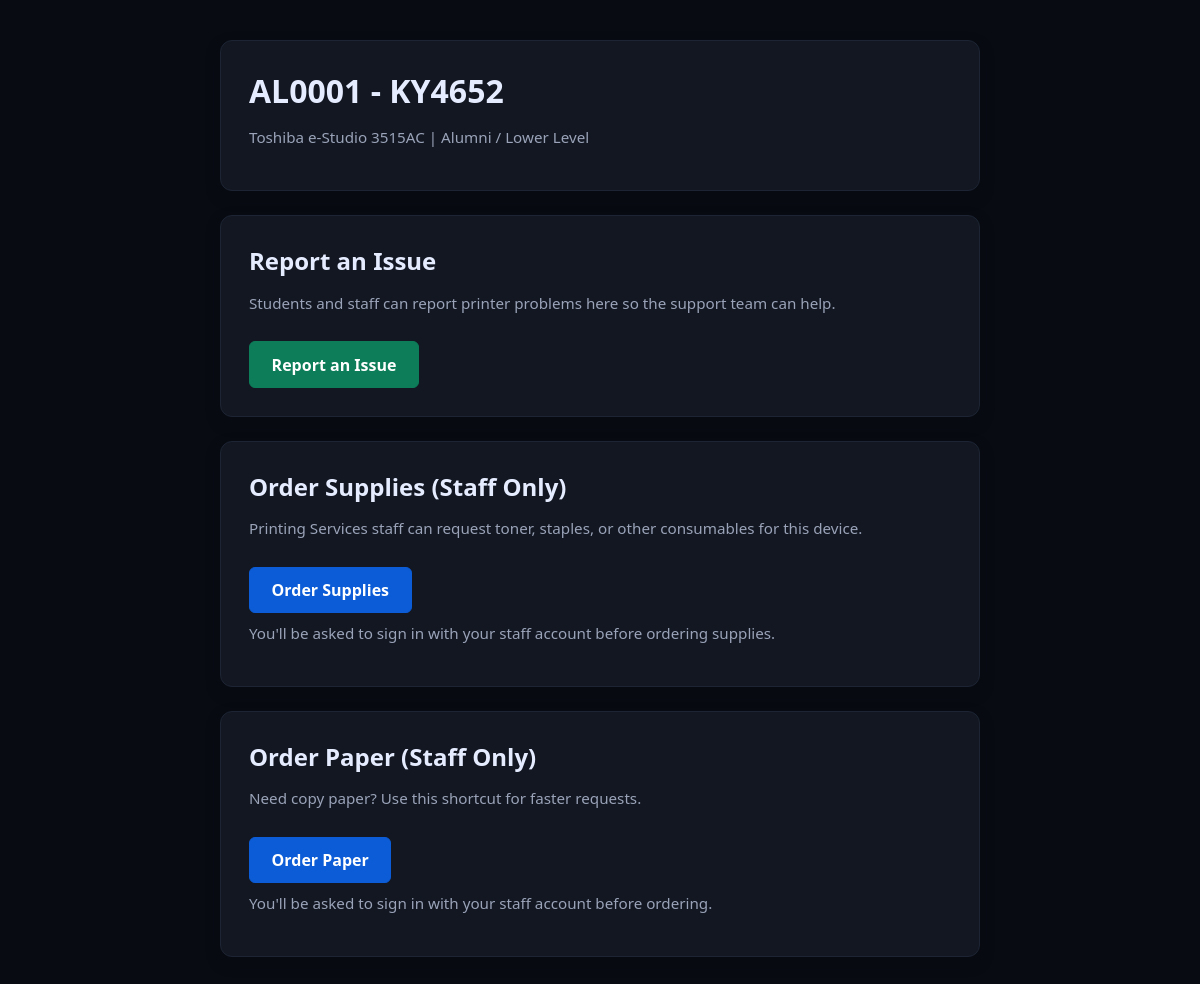
The app's page /p/jzgWqfcELTTH1yhK24v2Yj/ with its own data.
### tickets/models.py (models this page shows, shortened)
class Printer(models.Model):
    campus_label = models.CharField(
        max_length=80,
        help_text="College-specific unique label used for internal lookup."
    )
    asset_tag = models.CharField(
        max_length=50,
        help_text="Physical asset/inventory tag."
    )
    serial_number = models.CharField(
        max_length=100,
        null=True,
        blank=True,
        help_text="Device serial number (unique when known)."
    )
    make = models.CharField(max_length=80, help_text="Manufacturer, e.g., Toshiba, Lexmark")
    model = models.CharField(max_length=120, help_text="Model, e.g., e-STUDIO 3515AC, M3150")
    building = models.CharField(max_length=120, help_text="Building name, e.g., Hutchins Library")
    location_in_building = models.CharField(
        max_length=120,
        help_text="Room/area, e.g., 1st Floor Near Circulation"
    )
    group = models.ForeignKey(
        PrinterGroup,
        on_delete=models.SET_NULL,
        null=True,
        blank=True,
        related_name='printers',
        help_text="Logical grouping (e.g., building) for supply/issue management."
    )
    ip_address = models.GenericIPAddressField(
        protocol='both', unpack_ipv4=True, null=True, blank=True,
        help_text="IPv4 or IPv6; optional if DHCP/unassigned."
    )
    mac_address = models.CharField(
        max_length=17,  # 'XX:XX:XX:XX:XX:XX'
        validators=[mac_validator],
        help_text="Physical NIC MAC, unique per device (e.g., 00:11:22:33:44:55)."
    )
    qr_token = models.CharField(max_length=64, unique=True, default=default_qr_token)
    is_active = models.BooleanField(default=True)
    class Meta:
        indexes = [
            models.Index(fields=["asset_tag"]),
            models.Index(fields=["building"]),
            models.Index(fields=["location_in_building"]),
            models.Index(fields=["make"]),
            models.Index(fields=["model"]),
        ]

### tickets/views.py (the view)
# urls.py: path('p/<str:qr_token>/', printer_portal, name='printer_portal'),
def printer_portal(request, qr_token):
    printer = get_object_or_404(Printer, qr_token=qr_token)
    group_printers = None
    if printer.group:
        group_printers = list(printer.group.printers.order_by('campus_label'))
    can_order = request.user.is_authenticated and request.user.is_staff
    return render(
        request,
        'tickets/portal.html',
        {
            'printer': printer,
            'group_printers': group_printers,
            'can_order': can_order,
        },
    )

### tickets/summary.py (called while the page is built, shortened)
def _normalize_emails(addresses: Iterable[str]) -> list[str]:
    seen: set[str] = set()
    normalized: list[str] = []
    for addr in addresses:
        email = (addr or "").strip()
        if not email:
            continue
        key = email.lower()
        if key in seen:
            continue
        seen.add(key)
        normalized.append(email)
    return normalized

def _flagged_user_emails() -> list[str]:
    try:
        queryset = IssueSummaryRecipient.objects.select_related("user").filter(
            subscribed=True,
            user__is_active=True,
        )
        return [
            recipient.user.email.strip()
            for recipient in queryset
            if recipient.user.email and recipient.user.email.strip()
        ]
    except (ProgrammingError, OperationalError):
        return []

def _resolve_recipients(explicit: str | Iterable[str] | None = None) -> list[str]:
    flagged = _normalize_emails(_flagged_user_emails())
    if flagged:
        return flagged
    fallback = getattr(settings, "ISSUE_SUMMARY_RECIPIENT", "").strip()
    fallback_emails = _normalize_emails([fallback])
    if fallback_emails:
        return fallback_emails
    email_to = getattr(settings, "EMAIL_TO", [])
    email_to_emails = _normalize_emails(email_to)
    if email_to_emails:
        return [email_to_emails[0]]
    return _normalize_emails(["sklarz@berea.edu"])

def maybe_send_daily_issue_summary():
    recipients = _resolve_recipients()
    if not recipients:
        return False
    interval = getattr(settings, "ISSUE_SUMMARY_INTERVAL", DEFAULT_INTERVAL)
    try:
        with transaction.atomic():
            state, _ = IssueSummaryState.objects.select_for_update().get_or_create(pk=1, defaults={"last_sent_at": None})
            now = timezone.now()
            if state.last_sent_at and now - state.last_sent_at < interval:
                return False
    except (ProgrammingError, OperationalError):
        return False
    return True

### tickets/templates/tickets/portal.html (shortened to what this page needs)
<!doctype html>
<html>
  <head>
  </head>
  <body>
    <div class="card">
      <h1>{{ printer.campus_label }} - {{ printer.asset_tag }}</h1>
      <p class="muted">
        {{ printer.make }} {{ printer.model }} | {{ printer.building }} / {{ printer.location_in_building }}
      </p>
    </div>
    <div class="card">
      <h2>Report an Issue</h2>
      <p class="muted">Students and staff can report printer problems here so the support team can help.</p>
      <a class="button issue" href="{% url 'printer_issue' printer.qr_token %}">Report an Issue</a>
    </div>
    <div class="card">
      <h2>Order Supplies (Staff Only)</h2>
      <p class="muted">Printing Services staff can request toner, staples, or other consumables for this device.</p>
      {% if can_order %}
        <a class="button order" href="{% url 'printer_order' printer.qr_token %}">Order Supplies</a>
      {% elif request.user.is_authenticated %}
        <a class="button order disabled" aria-disabled="true">Order Supplies</a>
        <p class="note">You must have staff access to order supplies.</p>
      {% else %}
        <a class="button order" href="{% url 'printer_order' printer.qr_token %}">Order Supplies</a>
        <p class="note">You'll be asked to sign in with your staff account before ordering supplies.</p>
      {% endif %}
    </div>
    <div class="card">
      <h2>Order Paper (Staff Only)</h2>
      <p class="muted">Need copy paper? Use this shortcut for faster requests.</p>
      {% if can_order %}
        <a class="button order" href="{% url 'printer_paper_order' printer.qr_token %}">Order Paper</a>
      {% elif request.user.is_authenticated %}
        <a class="button order disabled" aria-disabled="true">Order Paper</a>
        <p class="note">You must have staff access to order supplies.</p>
      {% else %}
        <a class="button order" href="{% url 'printer_paper_order' printer.qr_token %}">Order Paper</a>
        <p class="note">You'll be asked to sign in with your staff account before ordering.</p>
      {% endif %}
    </div>
  </body>
</html>

### tickets/templates/tickets/portal.html (style rules this page uses)
:root { --bg:#080b12; --card:#121722; --border:#1d2433; --text:#e6ecff; --muted:#9aa3b8; --primary:#0b5cd6; --secondary:#0c7c59; --disabled:#233047; --danger:#f97373; --warning:#ffb84c; }
* { box-sizing:border-box; }
body { font-family:system-ui,-apple-system,Segoe UI,Roboto,Arial,sans-serif;background:var(--bg);color:var(--text);margin:0;padding:2.5rem 1.25rem; }
.card { max-width:760px;margin:0 auto 1.5rem;background:var(--card);border:1px solid var(--border);border-radius:12px;padding:1.75rem;box-shadow:0 6px 14px rgba(8,11,18,.35); }
h1,h2 { margin:0 0 .75rem;font-weight:600;color:var(--text); }
.muted { color:var(--muted);font-size:.95rem; }
a.button,button.button { display:inline-flex;align-items:center;justify-content:center;margin-top:.85rem;padding:.7rem 1.35rem;border-radius:6px;text-decoration:none;font-weight:600;color:#fff;border:1px solid transparent;transition:filter .15s ease;cursor:pointer;background:var(--primary); }
a.button.issue { background:var(--secondary);border-color:var(--secondary); }
a.button.order { background:var(--primary);border-color:var(--primary); }
.note { font-size:.95rem;color:var(--muted);margin-top:.6rem; }

### records on screen
Printer: campus_label "AL0001", asset_tag "KY4652", make "Toshiba", model "e-Studio 3515AC", building "Alumni", location_in_building "Lower Level"
